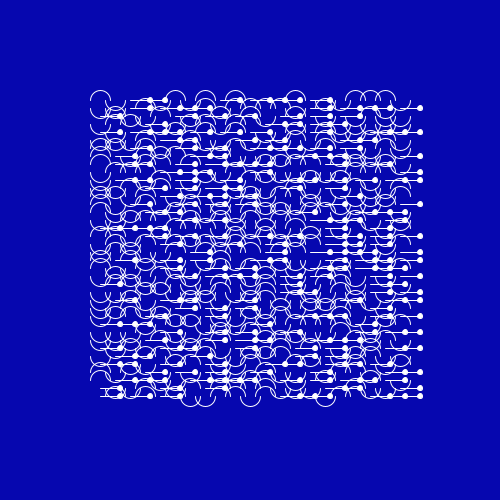
Frame 1 (no input)
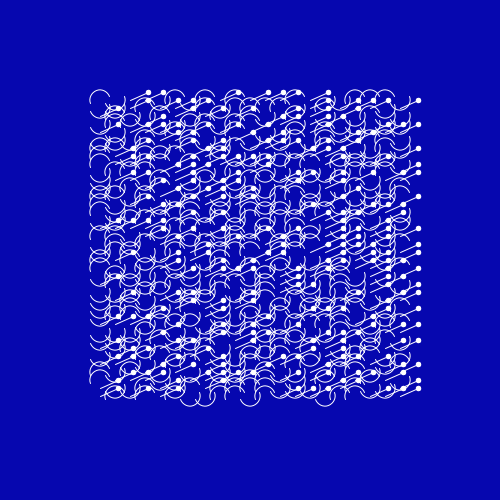
Frame 60 (the mouse pressed at the canvas centre just before this capture)
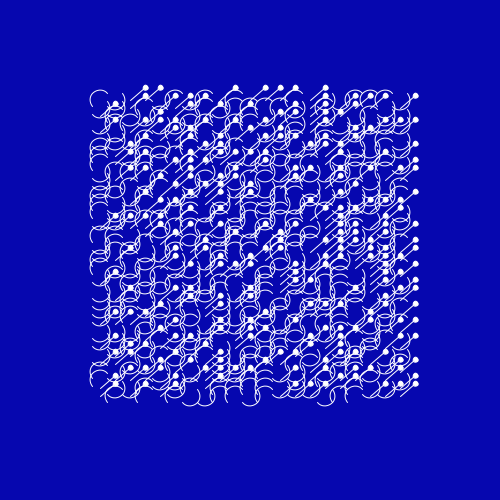
Frame 120 (the mouse held since frame 60 and released just before this capture)

The Processing sketch that drew these frames (run headless with seeded random() and noise(); from frame 60 on, the mouse is pressed at the canvas centre):

// Processing sketch: sketch_04122017
// ── sketch_04122017.pde
ArrayList<Pattern>pattern;

void setup(){
  size(500,500);
  smooth();
  noFill();
  stroke(255);
  pattern = new ArrayList<Pattern>();
  for(int x = 100; x <= width-100; x+=15){
    for(int y = 100; y <= height-100; y+=8){
      float r = floor(random(3));
      pattern.add(new Pattern(x,y,r));
    }
  }
}

void draw(){
  background(6,7,175);
  for(Pattern p : pattern){
    p.display();
  }
}
// ── Pattern.pde
class Pattern{
  float r;
  int x,y;
  float angle = 0;
  float speed = 0.1;
  Pattern(int _x, int _y,float _r){
    x = _x;
    y = _y;
    r = _r;
  }
  
  void display(){
    noFill();
    pushMatrix();
    translate(x,y);
    rotate(angle);
    if(r == 0){
      arc(0,0,20,20, 0, PI);
    }else if(r == 1){
      arc(0,0,20,20, -PI, 0);
    }else{
      line(0,0,0+20, 0);
      fill(255);
      ellipse(0+20, 0, 5,5);
    }
    popMatrix();
    angle = angle+speed;
  }
}
